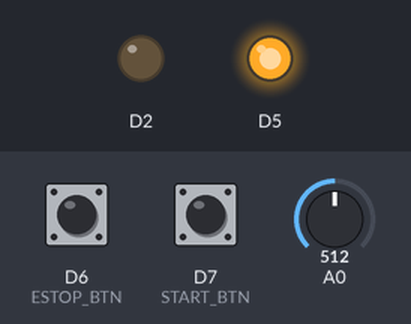
Recording of a sketch running on a simulated ESP8266 (NodeMCU). On the bench: output pins drawn as LEDs (lit = HIGH). The test bench sets the inputs (shaded band); at power-on: A0 = 512, D7 (START_BTN) HIGH, D6 (ESTOP_BTN) HIGH.

Above: at 1.2 s.
1.3 s: A0 set to 108
2.8 s: A0 set to 94
At 3.3 s:
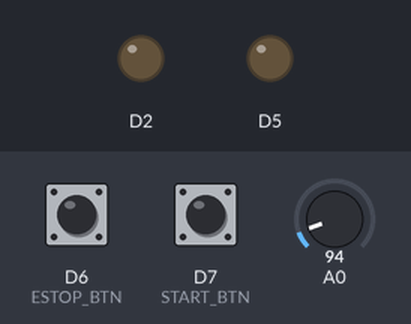
4.3 s: D7 (START_BTN) pulled LOW for 0.15 s
At 5.1 s:
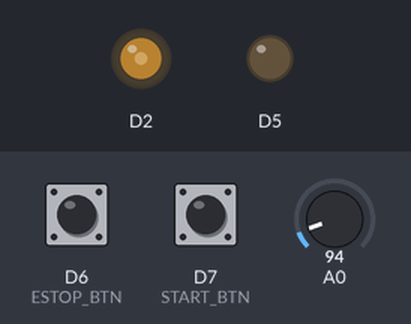
7.4 s: A0 set to 110
At 8.3 s:
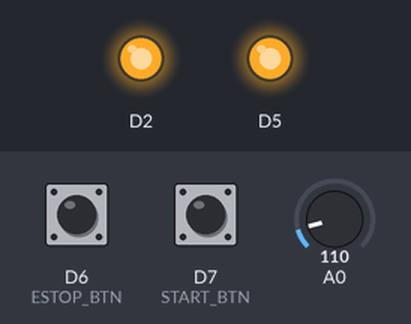
10.4 s: D6 (ESTOP_BTN) pulled LOW for 0.15 s
At 10.9 s:
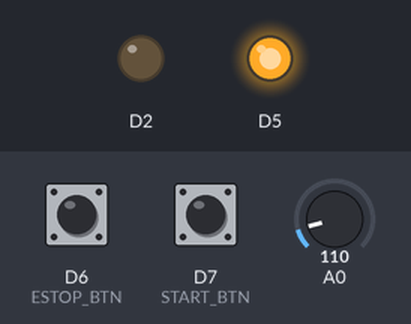
12.0 s: D7 (START_BTN) pulled LOW for 1 s
At 13.5 s:
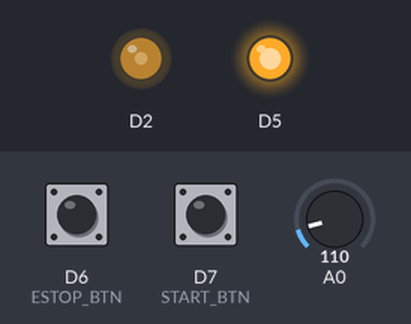
Timing chart, 0 to 17.0 s (numbered marks = the images above; inputs shaded):
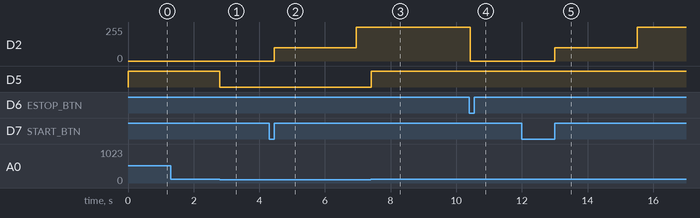

The sketch:

Relaxhoek.ino
```cpp
#include "Relaxstoel.h"
#include "Schemerlamp.h"

Motor motor(D2);
Schemerlamp schemerlamp(A0, D5, 100);

const uint8_t START_BTN = D7;
const uint8_t ESTOP_BTN = D6;
bool running = false;

void runStep(uint8_t speed, unsigned long ms) {
    motor.setSpeed(speed);
    unsigned long start = millis();
    while (millis() - start < ms) {
        if (digitalRead(ESTOP_BTN) == LOW) {
            motor.setSpeed(0);
            running = false;
            while (digitalRead(ESTOP_BTN) == LOW) delay(10);
            return;
        }
        schemerlamp.update();
        delay(50);
    }
}

void setup() {
    Serial.begin(9600);
    motor.begin();
    schemerlamp.begin();
    pinMode(START_BTN, INPUT_PULLUP);
    pinMode(ESTOP_BTN, INPUT_PULLUP);
}

void loop() {
    // Serial.println(analogRead(A0));
    // delay(200);
    schemerlamp.update();

    if (digitalRead(ESTOP_BTN) == LOW) {
        running = false;
        motor.setSpeed(0);
        while (digitalRead(ESTOP_BTN) == LOW) delay(10);
        return;
    }
    if (digitalRead(START_BTN) == LOW && !running) {
        delay(50);
        if (digitalRead(START_BTN) == LOW) {
            running = true;
            while (digitalRead(START_BTN) == LOW) delay(10);
        }
    }
    if (!running) return;
    runStep(10,  2500);
    if (!running) return;
    runStep(50,  2500);
    if (!running) return;
    runStep(100, 2500);
    if (!running) return;
}
```

Relaxstoel.cpp
```cpp
#include "Relaxstoel.h"

const uint16_t MIN_PULSE = 0;
const uint16_t MAX_PULSE = 1000;

Motor::Motor(uint8_t pin) : _pin(pin) {}

void Motor::begin() {
    pinMode(_pin, OUTPUT);
}

void Motor::setSpeed(uint8_t pct) {
    if (pct > 100) pct = 100;

    uint16_t pulse;
    if (pct == 0) {
        pulse = 0;
    } else {
        pulse = MIN_PULSE + ((pct * (MAX_PULSE - MIN_PULSE)) / 100);
    }

    analogWrite(_pin, pulse);
}
```

Relaxstoel.h
```cpp
#pragma once
#include <Arduino.h>

class Motor {
public:
    Motor(uint8_t pin);
    void begin();
    void setSpeed(uint8_t pct);

private:
    uint8_t _pin;
};
```

Schemerlamp.cpp
```cpp
#include "Schemerlamp.h"

Schemerlamp::Schemerlamp(uint8_t ldrPin, uint8_t ledPin, int drempel)
    : _ldrPin(ldrPin), _ledPin(ledPin), _drempel(drempel),
      _lampAan(false), _ldrWaarde(0) {}

void Schemerlamp::begin() {
    pinMode(_ledPin, OUTPUT);
    digitalWrite(_ledPin, LOW);
}

void Schemerlamp::update() {
    _ldrWaarde = analogRead(_ldrPin);

    if (_ldrWaarde > _drempel) {
        _lampAan = true;
        digitalWrite(_ledPin, HIGH);
    } else {
        _lampAan = false;
        digitalWrite(_ledPin, LOW);
    }
}

bool Schemerlamp::isAan() {
    return _lampAan;
}

int Schemerlamp::getLdrWaarde() {
    return _ldrWaarde;
}
```

Schemerlamp.h
```cpp
#pragma once

#include <Arduino.h>

class Schemerlamp {
public:
    Schemerlamp(uint8_t ldrPin, uint8_t ledPin, int drempel = 500);
    void begin();
    void update();
    bool isAan();
    int getLdrWaarde();

private:
    uint8_t _ldrPin;
    uint8_t _ledPin;
    int _drempel;
    bool _lampAan;
    int _ldrWaarde;
};
```

Measured:
- the behaviour switches between 101 and 100 on A0 (found by bisection; images 0 and 1)
- after the input at 1.3 s, every drawn part: stays the same
- after the input at 2.8 s, D5: HIGH → LOW at once
- after the input at 4.3 s, D2: 0/255 → 100/255 after 0.15 s, → 255/255 2.5 s later
- after the input at 7.4 s, D5: LOW → HIGH at once
- after the input at 10.4 s, D2: 255/255 → 0/255 at once
- after the input at 12.0 s, D2: 0/255 → 100/255 after 1.0 s, → 255/255 2.5 s later
